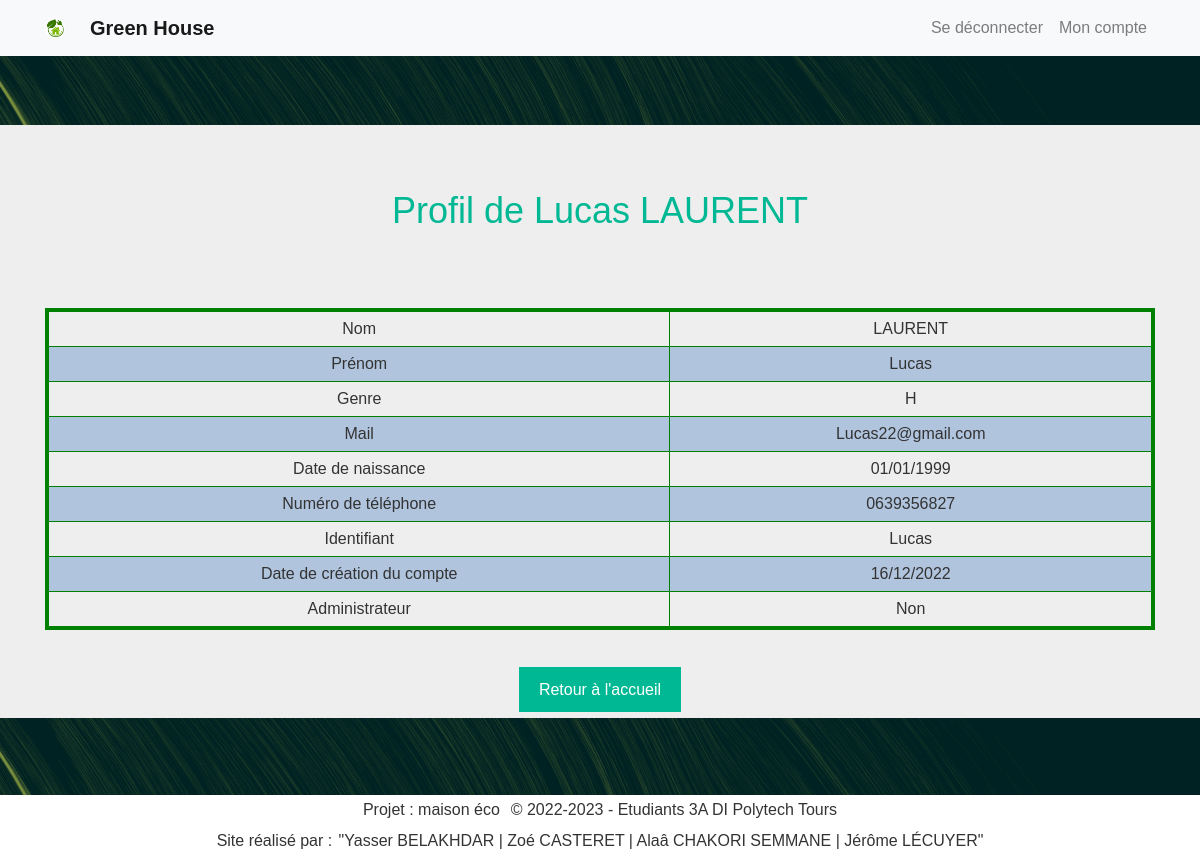
Screenshot of /administration/infoPersonne.php?idPersonne=4 (signed in) with the database file from the repository.
### tables this page shows
CREATE TABLE Utilisateur(
   idPersonne INT,
   identifiant VARCHAR(50)  NOT NULL,
   mdp VARCHAR(50)  NOT NULL,
   dateCreation DATE NOT NULL,
   PRIMARY KEY(idPersonne),
   FOREIGN KEY(idPersonne) REFERENCES InfoPersonne(idPersonne)
        ON DELETE CASCADE
);

CREATE TABLE InfoPersonne(
   idPersonne INT AUTO_INCREMENT,
   nom VARCHAR(50)  NOT NULL,
   dateNais DATE,
   genre CHAR(1) ,
   mail VARCHAR(50)  NOT NULL,
   numTel CHAR(10) ,
   prenom VARCHAR(50)  NOT NULL,
   PRIMARY KEY(idPersonne),
   UNIQUE(mail)
);

### WEB/common/bdd.php (called while the page is built, shortened)
<?php
try {
	$pdo = new PDO("mysql:host=127.0.0.1;dbname=maisoneco;charset=utf8", "root", "");
} catch (PDOException $e) {
	echo $e->getMessage();
	die("Impossible de se connecter à la base de données :<br>" . $e->getMessage());
}
$bdd = $pdo;
if (isset($_SESSION['Id']) && !empty($_SESSION['Id'])) {
	$sessionId = $_SESSION['Id'];
	$requser = $bdd->prepare("SELECT COUNT(*) FROM Administrateur WHERE idPersonne = ?");
	$result = $requser->execute(array($sessionId));
	if ($result) {
		$estAdmin = $requser->fetchColumn() > 0;
	} else {
		$estAdmin = false;
	}
} else {
	$sessionId = null;
	$estConnecte = false;
	$estAdmin = false;
	$Prenom = "";
	$Nom = "";
}

### WEB/common/main.php (called while the page is built, shortened)
<?php
require_once("bdd.php");

### WEB/administration/infoPersonne.php (the view, shortened to what this page needs)
<?php
$ROOT = "../";
require_once '../common/main.php';
$idPersonne = $_GET['idPersonne'];
$requser = $bdd->prepare('SELECT * FROM InfoPersonne NATURAL JOIN Utilisateur WHERE idPersonne = ?');
$requser->execute(array($idPersonne));
$userinfo = $requser->fetch();
$estAdminOuAutorise = $estAdmin || $userinfo['idPersonne'] == $sessionId;
require_once $ROOT . 'common/header.php';
?>
	<div class="container mt-5 text-center">
		<h2>Profil de <?php echo $userinfo['prenom'] . " " . $userinfo['nom']; ?></h2>
		<br /><br />
		<table>
			<tr>
				<td>Nom</td>
				<td><?= $userinfo['nom']; ?></td>
			</tr>
			<tr>
				<td>Prénom</td>
				<td><?= $userinfo['prenom']; ?></td>
			</tr>
			<tr>
				<td>Genre</td>
				<td><?= $userinfo['genre']; ?></td>
			</tr>
			<tr>
				<td>Mail</td>
				<td><?= $userinfo['mail']; ?></td>
			</tr>
			<?php if($estAdminOuAutorise) {  ?>
				<tr>
					<td>Date de naissance</td>
					<td><?= ($userinfo['dateNais'] ? date('d/m/Y', strtotime($userinfo['dateNais'])) : ''); ?></td>
				</tr>
				<tr>
					<td>Numéro de téléphone</td>
					<td><?= $userinfo['numTel']; ?></td>
				</tr>
				<tr>
					<td>Identifiant</td>
					<td><?= isset($userinfo['identifiant']) ? $userinfo['identifiant'] : 'Sans compte'; ?></td>
				</tr>
			<?php } ?>
			<tr>
				<td>Date de création du compte</td>
				<td><?= isset($userinfo['dateCreation']) ? date('d/m/Y', strtotime($userinfo['dateCreation'])) : 'Sans compte'; ?></td>
			</tr>
			<tr>
				<td>Administrateur</td>
				<td><?= (isset($userinfo['idAdmin']) && $userinfo['idAdmin']) ? "Oui" : "Non"; ?></td>
			</tr>
		</table>
		<br /><br />
		<a class="bouton" href="<?= $ROOT ?>Page_accueil/Page_accueil.php">Retour à l'accueil</a>
	</div>
	<?php require_once "{$ROOT}common/footer.php"; ?>

### WEB/common/style/main.css (style rules this page uses)
html { height: 100%; }
body { font-family: Arial, sans-serif; color: #333; background-color: #eee; margin: 0; min-height: 100%; display: flex; flex-direction: column; }
h2 { font-size: 36px; text-align: center; }
h2, h3, h4, h5, h6 { color: #00b894; }
button, .header-right > a, .bouton, .bouton-retour { background-color: #00b894; color: #fff; padding: 14px 20px; margin: 8px 0; border: none; cursor: pointer; text-align: center; text-decoration: none; }
table:not(.with-space) { margin: 20px auto auto auto; table-layout: auto; width: 100%; border-collapse: collapse; border: solid green 4px; text-align: center; }
table tr:not(.titre):not(.space):nth-child(even) { background: lightsteelblue; }
table td:not(.ignore-border) { border: solid green 1px; padding: 5px; }
table tr { border-collapse: collapse; border: solid green 4px; }
table tr:not(.space) { border-top: none; border-bottom: none; }

### rows the page displays
utilisateur: idPersonne.prenom "Lucas", idPersonne.nom "LAURENT", idPersonne.genre "H", idPersonne.mail "Lucas22@gmail.com", idPersonne.dateNais "01/01/1999", idPersonne.numTel "0639356827", identifiant "Lucas", dateCreation "16/12/2022"
